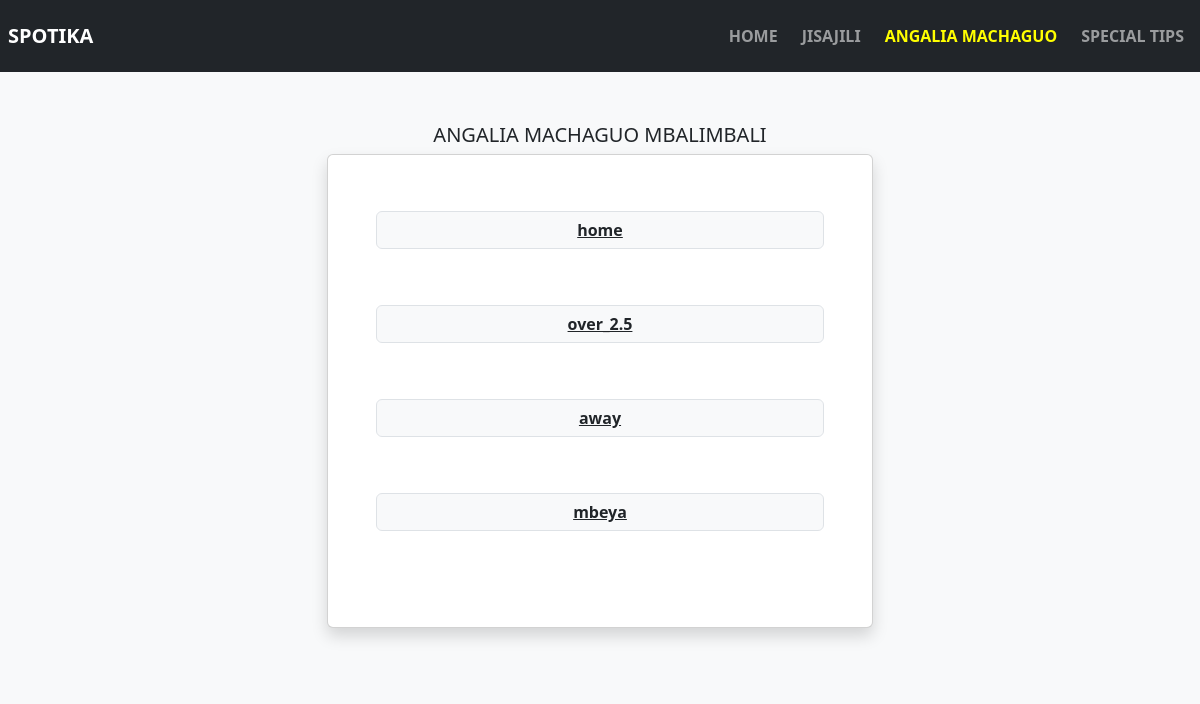
Screenshot of /joins with the database file from the repository.
### energy.py (models this page shows)
class mechi(db.Model):
    id=db.Column(db.Integer,primary_key=True)
    timuA=db.Column(db.String(50),nullable=False)
    timuB=db.Column(db.String(50),nullable=False)
    aina=db.Column(db.String(50),nullable=False)
    odds=db.Column(db.Integer,nullable=False)
    status=db.Column(db.String(50))
    special=db.Column(db.String(50))
    tarehe=db.Column(db.String(50))

### energy.py (the view)
@app.route('/joins')
def joins():
    matokeo=mechi.query.with_entities(mechi.aina).distinct().all()
    return render_template('xaxa.html',matokeo=matokeo)

### templates/xaxa.html (shortened to what this page needs)
{% extends 'base.html' %}
{% block content %}
<body>
    <div class="container mt-5 bg-light">
        <div class="row justify-content-center">
            <div class="col-12 col-md-6">
                <div class="text-center fs-5">ANGALIA MACHAGUO MBALIMBALI</div>
                <div class="card text-center shadow mt-1 mb-5 p-5 rounded">
                {% for t in matokeo %}
                <a href="/anga/{{t.aina}}" class="form-control text-center mb-5 fw-bold bg-light mt-2">{{ t.aina }}</a>
                {% endfor %}
                </div>
            </div>
        </div>
    </div>
</body>
{% endblock %}

### rows the page displays
mechi: aina "over_2.5"
mechi: aina "away"
mechi: aina "mbeya"

### other values shown
{{ t.aina }} "home"
